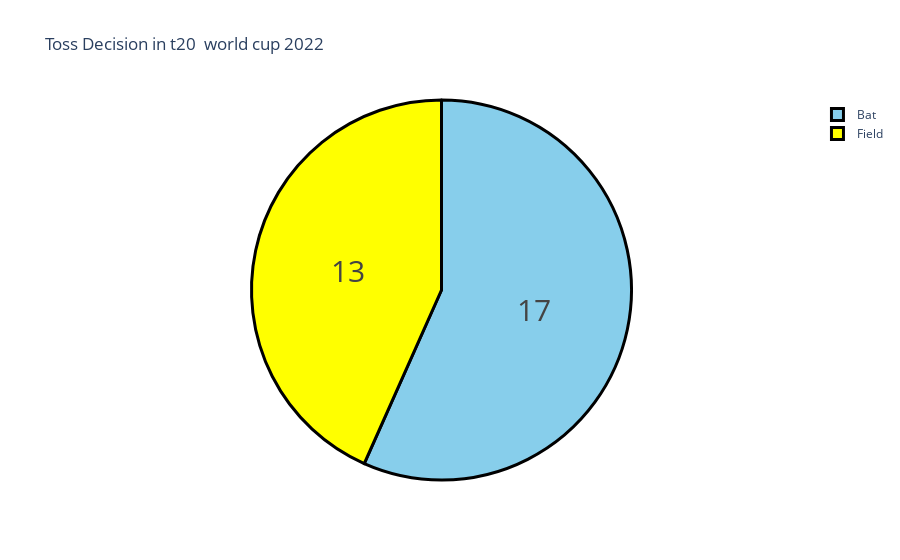

Notebook cell for this chart:
### Code cell
toss = data["toss decision"].value_counts()
label = toss.index
counts = toss.values
color = ['skyblue','yellow']

fig = go.Figure(data=[go.Pie(labels=label,values = counts)])
fig.update_layout(title_text ='Toss Decision in t20  world cup 2022')
fig.update_traces(hoverinfo='label+percent',textinfo='value',textfont_size = 30,
                 marker= dict(colors = color,line=dict(color='black', width=3)))
fig.show()

### Figure 1 — Plotly figure (JSON) as saved in the notebook; plotly's stock layout.template omitted (floating-point values rounded to 4 significant figures)
{"data": [{"hoverinfo": "label+percent", "labels": ["Bat", "Field"], "marker": {"colors": ["skyblue", "yellow"], "line": {"color": "black", "width": 3}}, "textfont": {"size": 30}, "textinfo": "value", "type": "pie", "values": [17, 13]}], "layout": {"title": {"text": "Toss Decision in t20  world cup 2022"}}}
